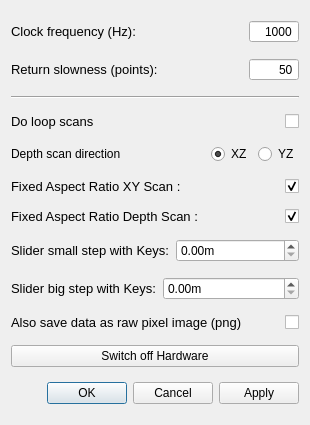
<?xml version="1.0" encoding="UTF-8"?>
<ui version="4.0">
 <class>SettingsDialog</class>
 <widget class="QDialog" name="SettingsDialog">
  <property name="geometry">
   <rect>
    <x>0</x>
    <y>0</y>
    <width>310</width>
    <height>425</height>
   </rect>
  </property>
  <property name="windowTitle">
   <string>qudi: Confocal - Settings</string>
  </property>
  <layout class="QVBoxLayout" name="verticalLayout">
   <item>
    <layout class="QHBoxLayout" name="horizontalLayout">
     <item>
      <widget class="QLabel" name="label">
       <property name="font">
        <font>
         <pointsize>10</pointsize>
        </font>
       </property>
       <property name="toolTip">
        <string>&lt;html&gt;&lt;head/&gt;&lt;body&gt;&lt;p&gt;That is the inverse time how long the scanner stays at the desired position during the scan and counts.&lt;/p&gt;&lt;/body&gt;&lt;/html&gt;</string>
       </property>
       <property name="text">
        <string>Clock frequency (Hz):</string>
       </property>
      </widget>
     </item>
     <item>
      <widget class="QSpinBox" name="clock_frequency_InputWidget">
       <property name="sizePolicy">
        <sizepolicy hsizetype="Expanding" vsizetype="Fixed">
         <horstretch>0</horstretch>
         <verstretch>0</verstretch>
        </sizepolicy>
       </property>
       <property name="maximumSize">
        <size>
         <width>50</width>
         <height>16777215</height>
        </size>
       </property>
       <property name="mouseTracking">
        <bool>true</bool>
       </property>
       <property name="acceptDrops">
        <bool>true</bool>
       </property>
       <property name="toolTip">
        <string>&lt;html&gt;&lt;head/&gt;&lt;body&gt;&lt;p&gt;That is the inverse time how long the scanner stays at the desired position during the scan and counts.&lt;/p&gt;&lt;/body&gt;&lt;/html&gt;</string>
       </property>
       <property name="wrapping">
        <bool>false</bool>
       </property>
       <property name="alignment">
        <set>Qt::AlignRight|Qt::AlignTrailing|Qt::AlignVCenter</set>
       </property>
       <property name="buttonSymbols">
        <enum>QAbstractSpinBox::NoButtons</enum>
       </property>
       <property name="accelerated">
        <bool>true</bool>
       </property>
       <property name="maximum">
        <number>1000000</number>
       </property>
       <property name="value">
        <number>1000</number>
       </property>
      </widget>
     </item>
    </layout>
   </item>
   <item>
    <layout class="QHBoxLayout" name="horizontalLayout_2">
     <item>
      <widget class="QLabel" name="label_2">
       <property name="font">
        <font>
         <pointsize>10</pointsize>
        </font>
       </property>
       <property name="toolTip">
        <string>&lt;html&gt;&lt;head/&gt;&lt;body&gt;&lt;p&gt;That is basically the 'scan' resolution when the scanner moves backwards to prepare to scan again a line.&lt;/p&gt;&lt;p&gt;How many points are scanned in one line is depending on the resolution. Since the scanner is permanently counting during the scan, only the clock frequency determined the speed, how fast a line is scanned by a given resolution. If the scanner has to move back, it uses the same scan line method but just in the reverse. How many points are approached in the backwards movement depends on the 'return slowness'. If you scan with 100 point resolution and set return slowness to 25, than the return movement will be 4 times faster.&lt;/p&gt;&lt;p&gt;BE CAREFULL NOT TO USE A SMALL NUMBER, SINCE THE SCANNER MIGHT CRASH AGAINST THE BOARDER BECAUSE IT IS MOVING BACK TOO FAST!&lt;/p&gt;&lt;/body&gt;&lt;/html&gt;</string>
       </property>
       <property name="text">
        <string>Return slowness (points):</string>
       </property>
      </widget>
     </item>
     <item>
      <widget class="QSpinBox" name="return_slowness_InputWidget">
       <property name="sizePolicy">
        <sizepolicy hsizetype="Expanding" vsizetype="Fixed">
         <horstretch>0</horstretch>
         <verstretch>0</verstretch>
        </sizepolicy>
       </property>
       <property name="maximumSize">
        <size>
         <width>50</width>
         <height>16777215</height>
        </size>
       </property>
       <property name="mouseTracking">
        <bool>true</bool>
       </property>
       <property name="acceptDrops">
        <bool>true</bool>
       </property>
       <property name="toolTip">
        <string>&lt;html&gt;&lt;head/&gt;&lt;body&gt;&lt;p&gt;That is basically the 'scan' resolution when the scanner moves backwards to prepare to scan again a line.&lt;/p&gt;&lt;/body&gt;&lt;/html&gt;</string>
       </property>
       <property name="alignment">
        <set>Qt::AlignRight|Qt::AlignTrailing|Qt::AlignVCenter</set>
       </property>
       <property name="buttonSymbols">
        <enum>QAbstractSpinBox::NoButtons</enum>
       </property>
       <property name="accelerated">
        <bool>true</bool>
       </property>
       <property name="maximum">
        <number>1000</number>
       </property>
       <property name="value">
        <number>50</number>
       </property>
      </widget>
     </item>
    </layout>
   </item>
   <item>
    <widget class="Line" name="line">
     <property name="orientation">
      <enum>Qt::Horizontal</enum>
     </property>
    </widget>
   </item>
   <item>
    <layout class="QHBoxLayout" name="horizontalLayout_3">
     <item>
      <widget class="QLabel" name="label_3">
       <property name="font">
        <font>
         <pointsize>10</pointsize>
        </font>
       </property>
       <property name="toolTip">
        <string>&lt;html&gt;&lt;head/&gt;&lt;body&gt;&lt;p&gt;The aspect ratio will be fixed to 1:1 if checked. If not the scan will be stretched to the available area in the XY scan. &lt;/p&gt;&lt;/body&gt;&lt;/html&gt;</string>
       </property>
       <property name="text">
        <string>Do loop scans</string>
       </property>
      </widget>
     </item>
     <item>
      <widget class="QCheckBox" name="loop_scan_CheckBox">
       <property name="enabled">
        <bool>true</bool>
       </property>
       <property name="sizePolicy">
        <sizepolicy hsizetype="Expanding" vsizetype="Fixed">
         <horstretch>0</horstretch>
         <verstretch>0</verstretch>
        </sizepolicy>
       </property>
       <property name="maximumSize">
        <size>
         <width>50</width>
         <height>16777215</height>
        </size>
       </property>
       <property name="toolTip">
        <string>Scan continuously (automatically restart at the end of a scan).  This is useful for photo-bleaching a sample.</string>
       </property>
       <property name="accessibleDescription">
        <string/>
       </property>
       <property name="layoutDirection">
        <enum>Qt::RightToLeft</enum>
       </property>
       <property name="autoFillBackground">
        <bool>false</bool>
       </property>
       <property name="text">
        <string notr="true"/>
       </property>
       <property name="checked">
        <bool>false</bool>
       </property>
      </widget>
     </item>
    </layout>
   </item>
   <item>
    <layout class="QHBoxLayout" name="horizontalLayout_9">
     <item>
      <widget class="QLabel" name="label_8">
       <property name="text">
        <string>Depth scan direction</string>
       </property>
      </widget>
     </item>
     <item>
      <spacer name="horizontalSpacer">
       <property name="orientation">
        <enum>Qt::Horizontal</enum>
       </property>
       <property name="sizeHint" stdset="0">
        <size>
         <width>40</width>
         <height>20</height>
        </size>
       </property>
      </spacer>
     </item>
     <item>
      <widget class="QRadioButton" name="depth_dir_x_radioButton">
       <property name="text">
        <string>XZ</string>
       </property>
       <property name="checked">
        <bool>true</bool>
       </property>
      </widget>
     </item>
     <item>
      <widget class="QRadioButton" name="depth_dir_y_radioButton">
       <property name="text">
        <string>YZ</string>
       </property>
       <property name="checked">
        <bool>false</bool>
       </property>
      </widget>
     </item>
    </layout>
   </item>
   <item>
    <layout class="QHBoxLayout" name="horizontalLayout_10">
     <item>
      <widget class="QLabel" name="label_7">
       <property name="font">
        <font>
         <pointsize>10</pointsize>
        </font>
       </property>
       <property name="toolTip">
        <string>&lt;html&gt;&lt;head/&gt;&lt;body&gt;&lt;p&gt;The aspect ratio will be fixed to 1:1 if checked. If not the scan will be stretched to the available area in the XY scan. &lt;/p&gt;&lt;/body&gt;&lt;/html&gt;</string>
       </property>
       <property name="text">
        <string>Fixed Aspect Ratio XY Scan :</string>
       </property>
      </widget>
     </item>
     <item>
      <widget class="QCheckBox" name="fixed_aspect_xy_checkBox">
       <property name="enabled">
        <bool>true</bool>
       </property>
       <property name="sizePolicy">
        <sizepolicy hsizetype="Expanding" vsizetype="Fixed">
         <horstretch>0</horstretch>
         <verstretch>0</verstretch>
        </sizepolicy>
       </property>
       <property name="maximumSize">
        <size>
         <width>50</width>
         <height>16777215</height>
        </size>
       </property>
       <property name="toolTip">
        <string>&lt;html&gt;&lt;head/&gt;&lt;body&gt;&lt;p&gt;&lt;span style=&quot; font-size:10pt;&quot;&gt;The aspect ratio will be fixed to 1:1 if checked. If not the scan will be stretched to the available area in the XY scan. &lt;/span&gt;&lt;/p&gt;&lt;/body&gt;&lt;/html&gt;</string>
       </property>
       <property name="accessibleDescription">
        <string/>
       </property>
       <property name="layoutDirection">
        <enum>Qt::RightToLeft</enum>
       </property>
       <property name="autoFillBackground">
        <bool>false</bool>
       </property>
       <property name="text">
        <string notr="true"/>
       </property>
       <property name="checked">
        <bool>true</bool>
       </property>
      </widget>
     </item>
    </layout>
   </item>
   <item>
    <layout class="QHBoxLayout" name="horizontalLayout_4">
     <item>
      <widget class="QLabel" name="label_4">
       <property name="font">
        <font>
         <pointsize>10</pointsize>
        </font>
       </property>
       <property name="toolTip">
        <string>&lt;html&gt;&lt;head/&gt;&lt;body&gt;&lt;p&gt;The aspect ratio will be fixed to 1:1 if checked. If not the scan will be stretched to the available area in the Z scan. &lt;/p&gt;&lt;/body&gt;&lt;/html&gt;</string>
       </property>
       <property name="text">
        <string>Fixed Aspect Ratio Depth Scan :</string>
       </property>
      </widget>
     </item>
     <item>
      <widget class="QCheckBox" name="fixed_aspect_depth_checkBox">
       <property name="sizePolicy">
        <sizepolicy hsizetype="Expanding" vsizetype="Fixed">
         <horstretch>0</horstretch>
         <verstretch>0</verstretch>
        </sizepolicy>
       </property>
       <property name="maximumSize">
        <size>
         <width>50</width>
         <height>16777215</height>
        </size>
       </property>
       <property name="toolTip">
        <string>&lt;html&gt;&lt;head/&gt;&lt;body&gt;&lt;p&gt;&lt;span style=&quot; font-size:10pt;&quot;&gt;The aspect ratio will be fixed to 1:1 if checked. If not the scan will be stretched to the available area in the Z scan. &lt;/span&gt;&lt;/p&gt;&lt;/body&gt;&lt;/html&gt;</string>
       </property>
       <property name="layoutDirection">
        <enum>Qt::RightToLeft</enum>
       </property>
       <property name="text">
        <string/>
       </property>
       <property name="checked">
        <bool>true</bool>
       </property>
      </widget>
     </item>
    </layout>
   </item>
   <item>
    <layout class="QHBoxLayout" name="horizontalLayout_5">
     <item>
      <widget class="QLabel" name="label_5">
       <property name="font">
        <font>
         <pointsize>10</pointsize>
        </font>
       </property>
       <property name="toolTip">
        <string>&lt;html&gt;&lt;head/&gt;&lt;body&gt;&lt;p&gt;Change the stepsize of a slider if you are using the keyboard to move the slider position. Here you can adjust the small steps for the crosshair move.&lt;br/&gt;The keyboard configuration is the following:&lt;br/&gt;ArrowLeft = Move -x&lt;br/&gt;ArrowRight = Move +x&lt;br/&gt;ArrowUp = Move +y&lt;br/&gt;ArrowDown = Move -y&lt;br/&gt;PageUp = Move +z&lt;br/&gt;PageDown = Move -z&lt;/p&gt;&lt;/body&gt;&lt;/html&gt;</string>
       </property>
       <property name="text">
        <string>Slider small step with Keys:</string>
       </property>
      </widget>
     </item>
     <item>
      <widget class="ScienDSpinBox" name="slider_small_step_DoubleSpinBox">
       <property name="toolTip">
        <string>&lt;html&gt;&lt;head/&gt;&lt;body&gt;&lt;p&gt;&lt;span style=&quot; font-size:10pt;&quot;&gt;Change the stepsize of a slider if you are using the keyboard to move the slider position. Here you can adjust the small steps for the crosshair move.&lt;/span&gt;&lt;/p&gt;&lt;/body&gt;&lt;/html&gt;</string>
       </property>
       <property name="suffix">
        <string>m</string>
       </property>
      </widget>
     </item>
    </layout>
   </item>
   <item>
    <layout class="QHBoxLayout" name="horizontalLayout_6">
     <item>
      <widget class="QLabel" name="label_6">
       <property name="font">
        <font>
         <pointsize>10</pointsize>
        </font>
       </property>
       <property name="toolTip">
        <string>&lt;html&gt;&lt;head/&gt;&lt;body&gt;&lt;p&gt;Change the stepsize of a slider if you are using the keyboard to move the slider position. Here you can adjust the big steps for the crosshair move.&lt;br/&gt;The keyboard configuration is the following:&lt;br/&gt;Ctrl + ArrowLeft = Move -x&lt;br/&gt;Ctrl + ArrowRight = Move +x&lt;br/&gt;Ctrl + ArrowUp = Move +y&lt;br/&gt;Ctrl + ArrowDown = Move -y&lt;br/&gt;Ctrl + PageUp = Move +z&lt;br/&gt;Ctrl + PageDown = Move -z&lt;/p&gt;&lt;/body&gt;&lt;/html&gt;</string>
       </property>
       <property name="text">
        <string>Slider big step with Keys:</string>
       </property>
      </widget>
     </item>
     <item>
      <widget class="ScienDSpinBox" name="slider_big_step_DoubleSpinBox">
       <property name="toolTip">
        <string>&lt;html&gt;&lt;head/&gt;&lt;body&gt;&lt;p&gt;&lt;span style=&quot; font-size:10pt;&quot;&gt;Change the stepsize of a slider if you are using the keyboard to move the slider position. Here you can adjust the big steps for the crosshair move.&lt;/span&gt;&lt;/p&gt;&lt;/body&gt;&lt;/html&gt;</string>
       </property>
       <property name="suffix">
        <string>m</string>
       </property>
      </widget>
     </item>
    </layout>
   </item>
   <item>
    <layout class="QHBoxLayout" name="horizontalLayout_8">
     <item>
      <widget class="QLabel" name="label_10">
       <property name="font">
        <font>
         <pointsize>10</pointsize>
        </font>
       </property>
       <property name="toolTip">
        <string>&lt;html&gt;&lt;head/&gt;&lt;body&gt;&lt;p&gt;If you use the image_save method in the menu bar of confocal, together with the svg file also a pure image file (without axis and everything, just the datapoints) are saved in a png image.&lt;/p&gt;&lt;/body&gt;&lt;/html&gt;</string>
       </property>
       <property name="text">
        <string>Also save data as raw pixel image (png)</string>
       </property>
      </widget>
     </item>
     <item>
      <widget class="QCheckBox" name="save_purePNG_checkBox">
       <property name="enabled">
        <bool>true</bool>
       </property>
       <property name="sizePolicy">
        <sizepolicy hsizetype="Expanding" vsizetype="Fixed">
         <horstretch>0</horstretch>
         <verstretch>0</verstretch>
        </sizepolicy>
       </property>
       <property name="maximumSize">
        <size>
         <width>50</width>
         <height>16777215</height>
        </size>
       </property>
       <property name="toolTip">
        <string>&lt;html&gt;&lt;head/&gt;&lt;body&gt;&lt;p&gt;&lt;span style=&quot; font-size:10pt;&quot;&gt;If you use the image_save method in the menu bar of confocal, together with the svg file also a pure image file (without axis and everything, just the datapoints) are saved in a png image.&lt;/span&gt;&lt;/p&gt;&lt;/body&gt;&lt;/html&gt;</string>
       </property>
       <property name="layoutDirection">
        <enum>Qt::RightToLeft</enum>
       </property>
       <property name="text">
        <string/>
       </property>
       <property name="checked">
        <bool>false</bool>
       </property>
      </widget>
     </item>
    </layout>
   </item>
   <item>
    <widget class="QPushButton" name="hardware_switch">
     <property name="toolTip">
      <string>&lt;html&gt;&lt;head/&gt;&lt;body&gt;&lt;p&gt;&lt;span style=&quot; font-size:10pt;&quot;&gt;This kills everything working on the nidaq. So I made this also more resilient to errors and made it come out of its locked state.&lt;/span&gt;&lt;/p&gt;&lt;p&gt;&lt;span style=&quot; font-size:10pt;&quot;&gt;Even if if throws numerous errors when trying, you can use everything normally after the hardware reset (just restart the counter twice).&lt;/span&gt;&lt;/p&gt;&lt;p&gt;&lt;span style=&quot; font-size:10pt;&quot;&gt;This also means that you should not touch qudi while running diqo since this will try to put the hardware focus back on qudi and will throw even more errors.&lt;/span&gt;&lt;/p&gt;&lt;/body&gt;&lt;/html&gt;</string>
     </property>
     <property name="text">
      <string>Switch off Hardware</string>
     </property>
    </widget>
   </item>
   <item>
    <widget class="QDialogButtonBox" name="buttonBox">
     <property name="orientation">
      <enum>Qt::Horizontal</enum>
     </property>
     <property name="standardButtons">
      <set>QDialogButtonBox::Apply|QDialogButtonBox::Cancel|QDialogButtonBox::Ok</set>
     </property>
    </widget>
   </item>
  </layout>
 </widget>
 <customwidgets>
  <customwidget>
   <class>ScienDSpinBox</class>
   <extends>QDoubleSpinBox</extends>
   <header>qtwidgets.scientific_spinbox.h</header>
  </customwidget>
 </customwidgets>
 <tabstops>
  <tabstop>clock_frequency_InputWidget</tabstop>
  <tabstop>return_slowness_InputWidget</tabstop>
  <tabstop>loop_scan_CheckBox</tabstop>
  <tabstop>fixed_aspect_depth_checkBox</tabstop>
  <tabstop>save_purePNG_checkBox</tabstop>
  <tabstop>hardware_switch</tabstop>
  <tabstop>buttonBox</tabstop>
 </tabstops>
 <resources/>
 <connections>
  <connection>
   <sender>buttonBox</sender>
   <signal>accepted()</signal>
   <receiver>SettingsDialog</receiver>
   <slot>accept()</slot>
   <hints>
    <hint type="sourcelabel">
     <x>248</x>
     <y>254</y>
    </hint>
    <hint type="destinationlabel">
     <x>157</x>
     <y>274</y>
    </hint>
   </hints>
  </connection>
  <connection>
   <sender>buttonBox</sender>
   <signal>rejected()</signal>
   <receiver>SettingsDialog</receiver>
   <slot>reject()</slot>
   <hints>
    <hint type="sourcelabel">
     <x>316</x>
     <y>260</y>
    </hint>
    <hint type="destinationlabel">
     <x>286</x>
     <y>274</y>
    </hint>
   </hints>
  </connection>
 </connections>
</ui>
